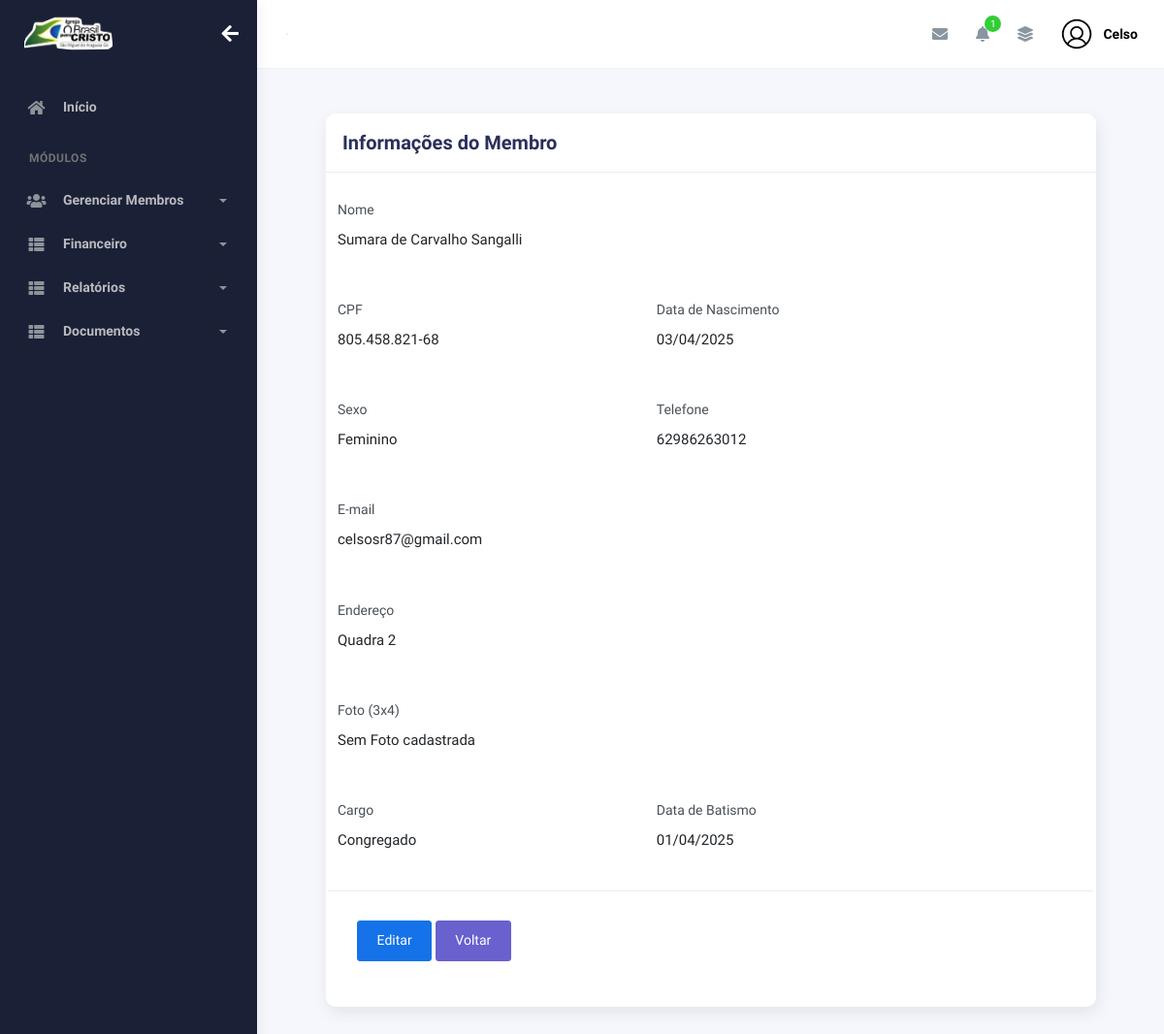
/index/membros/47/ (signed in), run on an earlier commit of the app's database.
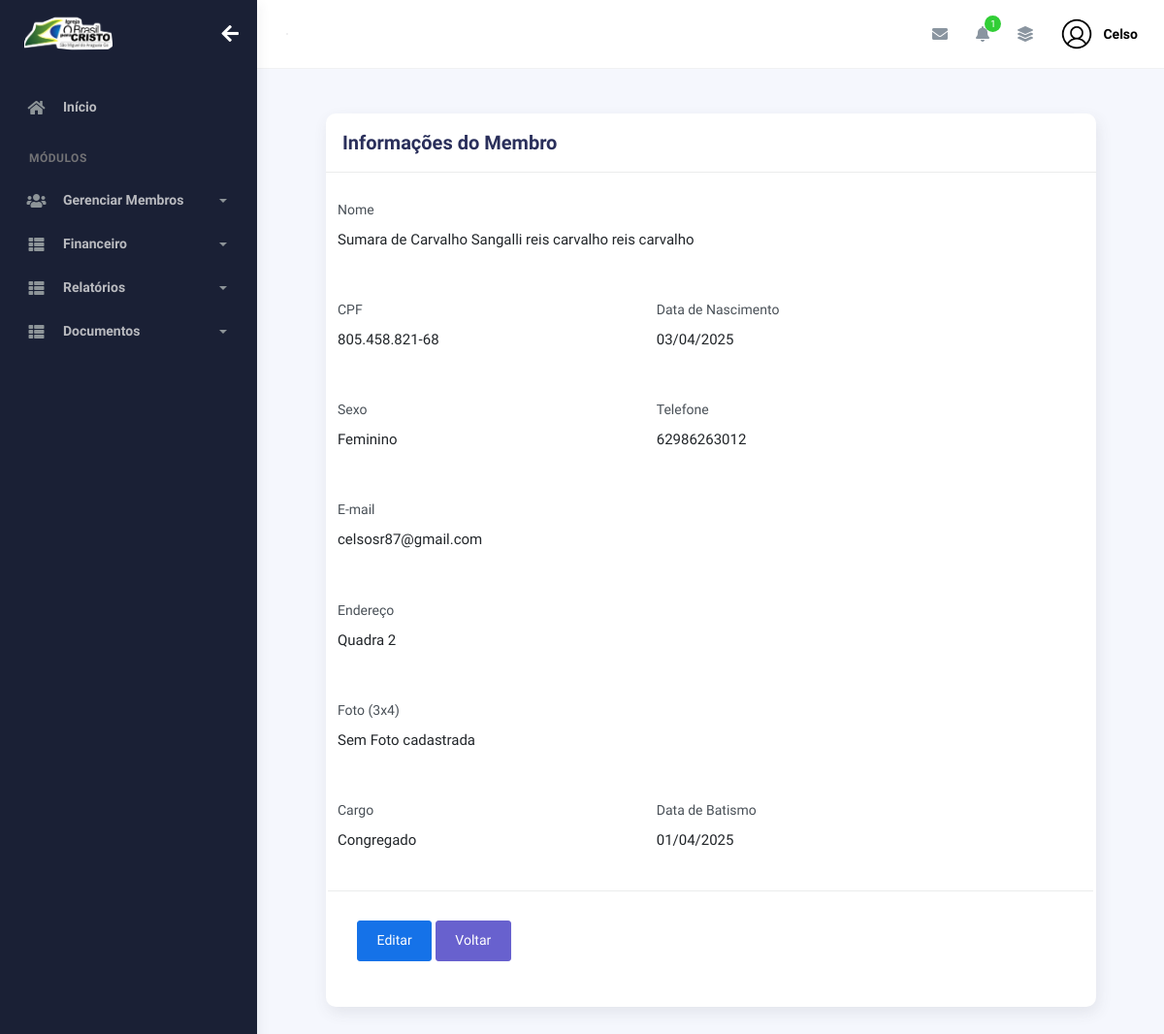
And on a later commit of the database.
### plataformaigreja/models.py (models this page shows, shortened)
class Membros(models.Model):
    choices_sexo = (('F', 'Feminino'),
                    ('M', 'Masculino'))
    choices_cargo = (('A', 'Auxiliar'),
                     ('C', 'Congregado'),
                     ('Cr', 'Crianças'),
                     ('Da', 'Diaconisa'),
                     ('D', 'Diácono'),
                     ('E', 'Evangelista'),
                     ('J', 'Jovem'),
                     ('Mb', 'Membro'),
                     ('Mi', 'Missionário(a)'),
                     ('Pr', 'Pastor'),
                     ('P', 'Presbítero'))
    nome = models.CharField(max_length=50)
    sexo = models.CharField(max_length=1, choices=choices_sexo)
    cpf = models.CharField(max_length=20, blank=True, null=True)
    email = models.EmailField(blank=True, null=True)
    telefone = models.CharField(max_length=19, blank=True, null=True)
    endereco = models.CharField(max_length=100, blank=True, null=True)
    foto = models.ImageField(upload_to="img_membros", null=True, blank=True)
    data_nascimento = models.DateField(null=True, blank=True)
    data_batismo = models.DateField(null=True, blank=True)
    cargo = models.CharField(max_length=2, choices=choices_cargo)
    pastor = models.ForeignKey(
        User,
        on_delete=models.CASCADE
    )
    nome_igreja = models.ForeignKey('igreja.Igreja', on_delete=models.CASCADE, null=True, blank=True)
    ativo = models.BooleanField(default=True)

### plataformaigreja/views.py (the view)
# urls.py: path('membros/<int:membro_id>/', views.detalhes_membro, name='detalhes_membro'),
@login_required(login_url='/usuarios/login')
def detalhes_membro(request, membro_id):
    membro = get_object_or_404(Membros, id=membro_id)
    cargos_dict = {
        "A": "Auxiliar",
        "C": "Congregado",
        "Cr": "Crianças",
        "Da": "Diaconisa",
        "D": "Diácono",
        "E": "Evangelista",
        "J": "Jovem",
        "Mb": "Membro",
        "Mi": "Missionário(a)",
        "Pr": "Pastor",
        "P": "Presbítero",
    }
    sexo_dict = {
        "M": "Masculino",
        "F": "Feminino",
    }
    membro.cargo_nome = cargos_dict.get(membro.cargo, "Não informado")
    membro.sexo_nome = sexo_dict.get(membro.sexo, "Não informado")
    return render(request, 'detalhes_membro.html', {'membro': membro})

### igreja/context_processors.py (called while the page is built)
def logo_igreja(request):
    if request.user.is_authenticated:
        igreja = Igreja.objects.filter(pastor=request.user).first()
        return {"logo_igreja": igreja.logo.url if igreja and igreja.logo else None}
    return {"logo_igreja": None}

### plataformaigreja/context_processors.py (called while the page is built)
def total_membros_context(request):
    if request.user.is_authenticated:
        total_membros = Membros.objects.filter(pastor=request.user, ativo=True).count()
    else:
        total_membros = 0
    return {
        'total_membros': total_membros
    }

def total_membros_transferidos(request):
    if request.user.is_authenticated:
        total_membros_transf = Membros.objects.filter(pastor=request.user, ativo=False).count()
    else:
        total_membros_transf = 0
    return {
        'total_membros_transf': total_membros_transf
    }

### plataformaigreja/templates/detalhes_membro.html (shortened to what this page needs)
{% extends "bases/base_plataformaigreja.html" %}
{% load static %}
{% block 'conteudo' %}
<div class="container">
    <div class="page-inner">
        <div class="row g-3">
            <div class="col-md-12">
                <div class="card">
                    <div class="card-header">
                        <div class="card-title">Informações do Membro</div>
                    </div>
                    <div class="card-body">
                        <div class="row">
                            <div class="col-md-6 col-lg-12">
                                <form class="row g-3" method="post" enctype="multipart/form-data">
                                    <div class="form-group">
                                        <label class="control-label" for="nome">Nome</label>
                                        <p class="form-control-static">{{ membro.nome }}</p>
                                    </div>
                                    <div class="col-md-5 form-group">
                                        <label class="control-label" for="cpf">CPF</label>
                                        <p class="form-control-static">{{ membro.cpf }}</p>
                                    </div>
                                    <div class="col-md-5 form-group">
                                        <label class="control-label" for="data_nascimento">Data de Nascimento</label>
                                        <p class="form-control-static">{{ membro.data_nascimento | date:'d/m/Y' }}</p>
                                    </div>
                                    <div class="col-md-5 form-group">
                                        <label class="control-label" for="sexo">Sexo</label>
                                        <p class="form-control-static">{{ membro.sexo_nome }}</p>
                                    </div>
                                    <div class="col-md-5 form-group">
                                        <label class="control-label" for="telefone">Telefone</label>
                                        <p class="form-control-static">{{ membro.telefone }}</p>
                                    </div>
                                    <div class="form-group">
                                        <label class="control-label" for="email">E-mail</label>
                                        <p class="form-control-static">{{ membro.email }}</p>
                                    </div>
                                    <div class="form-group">
                                        <label class="control-label" for="endereco">Endereço</label>
                                        <p class="form-control-static">{{ membro.endereco }}</p>
                                    </div>
                                    <div class="form-group">
                                        <label class="control-label" for="foto">Foto (3x4)</label>
                                        <p class="form-control-static">
                                            {% if membro.foto %}
                                                <img src="{{ membro.foto.url }}" alt="Foto do Membro" width="100">
                                            {%else%}
                                                Sem Foto cadastrada
                                            {% endif %}
                                        </p>
                                    </div>
                                    <div class="col-md-5 form-group">
                                        <label class="control-label" for="cargo">Cargo</label>
                                        <p class="form-control-static">{{ membro.cargo_nome }}</p>
                                    </div>
                                    <div class="col-md-5 form-group">
                                        <label class="control-label" for="data_batismo">Data de Batismo</label>
                                        <p class="form-control-static">{{ membro.data_batismo|date:'d/m/Y' }}</p>
                                    </div>
                                    <div class="card-action">
                                        <a href="{% url 'editar_membro' membro.id %}" class="btn btn-primary">Editar</a>
                                        <a href="{% url 'membros' %}" class="btn btn-secondary">Voltar</a>
                                    </div>
                                </form>
                            </div>
                        </div>
                    </div>
                </div>
            </div>
        </div>
    </div>
</div>
{% endblock %}

### templates/bases/base_plataformaigreja.html (shortened to what this page needs)
{% extends "bases/base.html" %}
{% load static %}

### templates/bases/base.html (shortened to what this page needs)
{% load static %}
<!DOCTYPE html>
<html lang="pt-BR">
  <head>
    <link href="{% static 'geral/assets/css/bootstrap.min.css' %}" rel="stylesheet">
    <link href="{% static 'geral/assets/css/plugins.min.css' %}" rel="stylesheet">
    <link href="{% static 'geral/assets/css/kaiadmin.min.css' %}" rel="stylesheet">
    <link href="{% static 'geral/assets/css/demo.css' %}" rel="stylesheet">
  </head>
  <body>
    <div class="wrapper">
      {% if user.is_authenticated %}
        <div class="sidebar" data-background-color="dark">
          <div class="sidebar-logo">
            <div class="logo-header" data-background-color="dark">
              <a href="{% url 'dashboard_igreja' %}" class="logo">
              {% if logo_igreja %}
                  <img src="{{ logo_igreja }}" alt="Logo da Igreja" class="navbar-brand" height="50"/>
              {% else %}
                  <p>Nenhuma logo cadastrada.</p>
              {% endif %}
              </a>
              <div class="nav-toggle">
                <button class="btn btn-toggle toggle-sidebar">
                  <i class="fas fa-arrow-left"></i>
                </button>
              </div>
            </div>
          </div>
          <div class="sidebar-wrapper scrollbar scrollbar-inner">
            <div class="sidebar-content">
              <ul class="nav nav-secondary">
                <li class="nav-item">
                  <a
                    href="{% url 'dashboard_igreja' %}"
                    aria-expanded="false"
                  >
                    <i class="fas fa-home"></i>
                    <p>Início</p>
                  </a>
                </li>
                <li class="nav-section">
                  <h4 class="text-section">Módulos</h4>
                </li>
                <li class="nav-item">
                  <a data-bs-toggle="collapse" href="#base">
                    <i class="fas fa-users"></i>
                    <p>Gerenciar Membros</p>
                    <span class="caret"></span>
                  </a>
                </li>
                <li class="nav-item">
                  <a data-bs-toggle="collapse" href="#sidebarLayouts">
                    <i class="fas fa-th-list"></i>
                    <p>Financeiro</p>
                    <span class="caret"></span>
                  </a>
                </li>
                <li class="nav-item">
                  <a data-bs-toggle="collapse" href="#sidebarRelatorios">
                    <i class="fas fa-th-list"></i>
                    <p>Relatórios</p>
                    <span class="caret"></span>
                  </a>
                </li>
                <li class="nav-item">
                  <a data-bs-toggle="collapse" href="#sidebarDocumentos">
                    <i class="fas fa-th-list"></i>
                    <p>Documentos</p>
                    <span class="caret"></span>
                  </a>
                </li>
              </ul>
            </div>
          </div>
        </div>
        <div class="main-panel">
          <div class="main-header">
            <nav
              class="navbar navbar-header navbar-header-transparent navbar-expand-lg border-bottom"
            >
              <div class="container-fluid">
                <nav
                  class="navbar navbar-header-left navbar-expand-lg navbar-form nav-search p-0 d-none d-lg-flex"
                >
                  <div class="input-group">
                </nav>
                <ul class="navbar-nav topbar-nav ms-md-auto align-items-center">
                  <li class="nav-item topbar-icon dropdown hidden-caret">
                    <a
                      class="nav-link dropdown-toggle"
                      href="#"
                      id="messageDropdown"
                      role="button"
                      data-bs-toggle="dropdown"
                      aria-haspopup="true"
                      aria-expanded="false"
                    >
                      <i class="fa fa-envelope"></i>
                    </a>
                  </li>
                  <li class="nav-item topbar-icon dropdown hidden-caret">
                    <a
                      class="nav-link dropdown-toggle"
                      href="#"
                      id="notifDropdown"
                      role="button"
                      data-bs-toggle="dropdown"
                      aria-haspopup="true"
                      aria-expanded="false"
                    >
                      <i class="fa fa-bell"></i>
                      <span class="notification">1</span>
                    </a>
                  </li>
                  <li class="nav-item topbar-icon dropdown hidden-caret">
                    <a
                      class="nav-link"
                      data-bs-toggle="dropdown"
                      href="#"
                      aria-expanded="false"
                    >
                      <i class="fas fa-layer-group"></i>
                    </a>
                  </li>
                  <li class="nav-item topbar-user dropdown hidden-caret">
                    <a
                      class="dropdown-toggle profile-pic"
                      data-bs-toggle="dropdown"
                      href="#"
                      aria-expanded="false"
                    >
                      <div class="avatar-sm">
                        <img
                          src="{% static 'geral/assets/img/profile.png'%}"
                          alt="..."
                          class="avatar-img rounded-circle"
                        />
                      </div>
                      <span class="profile-username">
                        <span class="fw-bold">{{ user.first_name }}</span>
                      </span>
                    </a>
                  </li>
                </ul>
              </div>
            </nav>
          </div>
          <div class="container">
            <div class="page-inner">
            {% block 'conteudo' %}
            {% endblock %}
            </div>
          </div>
    {% endif %}
  </body>
</html>

What changed in the data, as far as the page shows it:
changed Membros "Feminino": nome "Sumara de Carvalho Sangalli" → "Sumara de Carvalho Sangalli reis carvalho reis carvalho"
